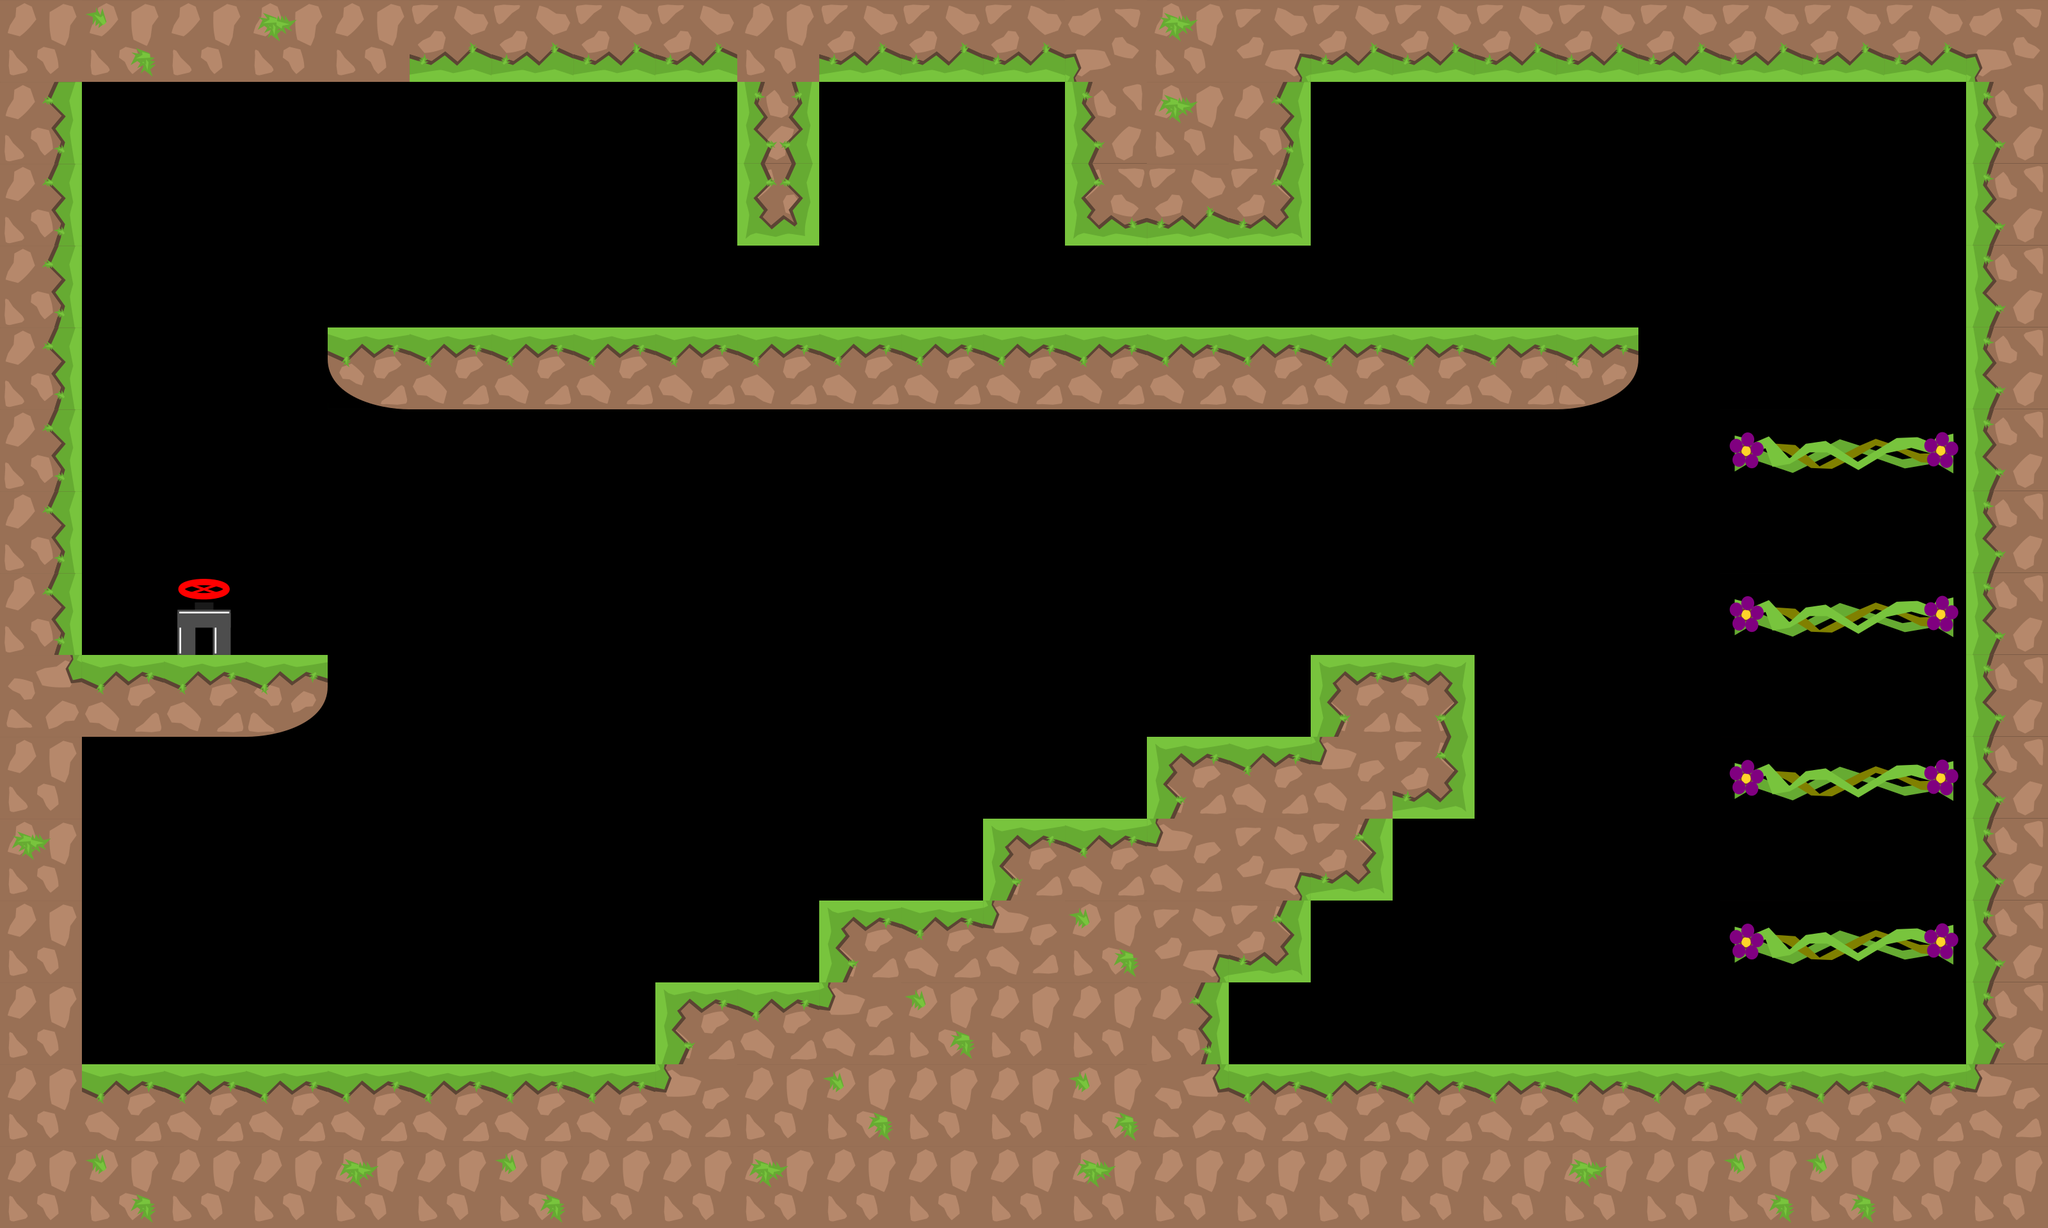

Below is a game level as drawn by its tile map, then a one-line description and the .tmx that defines it (tile-layer data replaced by summaries):
An orthogonal 25x15 tile map with 128x128 px tiles, 2 tile layers (graphics, oil), 3 tilesets and 30 objects.

<map version="1.0" tiledversion="1.1.1" orientation="orthogonal" renderorder="right-down" width="25" height="15" tilewidth="128" tileheight="128" infinite="0" nextobjectid="230">
 <tileset firstgid="1" source="tiles_128x128.tsx" />
 <tileset firstgid="37" source="tiles_oil_128x128.tsx" />
 <tileset firstgid="77" source="tiles_128x128_green.tsx" />
 <layer name="graphics" width="25" height="15">
  <data>[375 cells, 163 non-empty, 25 distinct tile ids]</data>
 </layer>
 <layer name="oil" width="25" height="15">
  <data>[375 cells, 0 non-empty, 0 distinct tile ids]</data>
 </layer>
 <objectgroup name="blocks" opacity="0.57">
  <object id="2" x="3072" y="4" width="112" height="1696" />
  <object id="3" x="64" y="52" width="64" height="1684" />
  <object id="4" x="8" y="4" width="3172" height="120" />
  <object id="127" x="8" y="1664" width="3196" height="248.002" />
  <object id="220" x="128" y="1024" width="384" height="128" />
  <object id="221" x="512" y="512" width="2048" height="128" />
  <object id="222" x="1152" y="128" width="128" height="256" />
  <object id="223" x="1664" y="128" width="384" height="256" />
  <object id="224" x="2048" y="1024" width="256" height="256" />
  <object id="225" x="1024" y="1536" width="896" height="128" />
  <object id="226" x="1280" y="1408" width="768" height="128" />
  <object id="227" x="1536" y="1280" width="640" height="128" />
  <object id="228" x="1792" y="1152" width="256" height="128" />
 </objectgroup>
 <objectgroup name="switch" />
 <objectgroup name="levelEndBlock" />
 <objectgroup name="slope" />
 <objectgroup name="passBlock">
  <object id="200" x="2725.5" y="689.829" width="317.03" height="46" />
  <object id="217" x="2716.83" y="947.163" width="317.03" height="46" />
  <object id="218" x="2719.5" y="1199.83" width="317.03" height="46" />
  <object id="219" x="2718.16" y="1455.83" width="317.03" height="46" />
 </objectgroup>
 <objectgroup name="flowers">
  <object id="74" x="1447.88" y="230.429" width="69.697" height="69.697">
   <ellipse />
  </object>
  <object id="76" x="282.182" y="574.671" width="69.697" height="69.697">
   <ellipse />
  </object>
  <object id="80" x="2837.22" y="537.58" width="69.697" height="69.697">
   <ellipse />
  </object>
  <object id="83" x="737.337" y="353.459" width="69.697" height="69.697">
   <ellipse />
  </object>
  <object id="112" x="2547.89" y="329.459" width="69.697" height="69.697">
   <ellipse />
  </object>
  <object id="114" x="2858.68" y="1054.31" width="69.697" height="69.697">
   <ellipse />
  </object>
  <object id="141" x="2020.42" y="861.461" width="69.697" height="69.697">
   <ellipse />
  </object>
  <object id="143" x="697.821" y="1459.94" width="69.697" height="69.697">
   <ellipse />
  </object>
  <object id="144" x="2152" y="1509.95" width="69.697" height="69.697">
   <ellipse />
  </object>
  <object id="195" x="1585.34" y="1067.53" width="69.697" height="69.697">
   <ellipse />
  </object>
  <object id="196" x="2848.98" y="1306.92" width="69.697" height="69.697">
   <ellipse />
  </object>
  <object id="212" x="2155.03" y="345.156" width="69.697" height="69.697">
   <ellipse />
  </object>
 </objectgroup>
 <objectgroup name="end">
  <object id="44" x="270.791" y="906.123" width="93" height="95">
   <ellipse />
  </object>
 </objectgroup>
 <objectgroup name="pushBlocks" />
 <objectgroup name="damage" />
 <objectgroup name="warp_a" />
 <objectgroup name="warp_b" />
</map>
